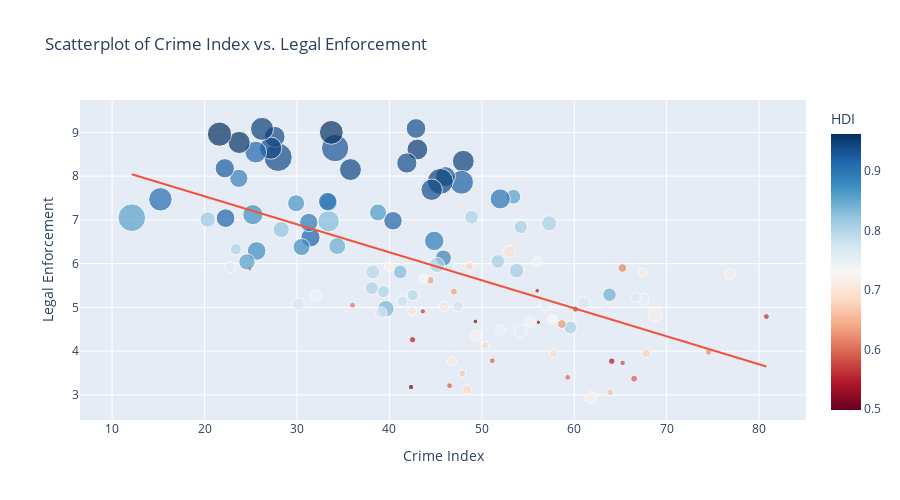

Here is the notebook cell this chart was saved with:
### Code cell
hfi = pd.read_csv("datasets/hfi-2023.csv")
crime = pd.read_csv("datasets/crime-rate-by-country-2023.csv")

hfi2021 = hfi[hfi["year"] == 2021]
hfi2021.rename(columns = {'countries': 'country'}, inplace = True)
crimehfi = crime.join(hfi2021.set_index('country'), on='country', how = "inner")

HDI = pd.read_csv("datasets/Human Development Index.csv")
HDI_score = HDI[["Country", 'Human Development Index (2021)', 'Gross National Income Per Capita (2021)']].dropna()
HDI_score.rename(columns = {'Country': 'country', 'Human Development Index (2021)' : 'HDI', 'Gross National Income Per Capita (2021)': 'GDP'}, inplace = True)

crimehdfi = crimehfi.join(HDI_score.set_index('country'), on='country', how = "inner")

# Create scatterplot
fig = px.scatter(crimehdfi, 
                 x='crimeIndex', 
                 y='ef_legal', 
                 color='HDI',
                size='GDP',  # Use GDP_per_capita for dot sizes
                 size_max=20,  # Maximum size of the dots
                 color_continuous_scale='RdBu',  # You can choose any color scale
                 title='Scatterplot of Crime Index vs. Legal Enforcement',
                 labels={'crimeIndex': 'Crime Index', 'ef_legal': 'Legal Enforcement'},
                 trendline='ols',
                 hover_name='country')

fig.update_layout(
    height=500,
)

# Show the figure
fig.show()

### Figure 1 — Plotly figure (JSON) as saved in the notebook; plotly's stock layout.template omitted (floating-point values rounded to 4 significant figures)
{"data": [{"hovertemplate": "<b>%{hovertext}</b><br><br>Crime Index=%{x}<br>Legal Enforcement=%{y}<br>GDP=%{marker.size}<br>HDI=%{marker.color}<extra></extra>", "hovertext": ["Papua New Guinea", "South Africa", "Honduras", "Guyana", "El Salvador", "Brazil", "Jamaica", "Peru", "Angola", "Cameroon", "Namibia", "Nigeria", "Bangladesh", "Argentina", "Libya", "Dominican Republic", "Kenya", "Belarus", "Zimbabwe", "Guatemala", "Bolivia", "Fiji", "Malaysia", "Colombia", "Uganda", "Mongolia", "Tanzania", "Ecuador", "Costa Rica", "Mexico", "Kazakhstan", "Chile", "Botswana", "Algeria", "France", "Uruguay", "Cambodia", "Belize", "Paraguay", "Ethiopia", "Mauritius", "Morocco", "Iraq", "Sweden", "Nicaragua", "United States", "Ukraine", "Ghana", "Lebanon", "Myanmar", "Moldova", "United Kingdom", "Indonesia", "Greece", "Ireland", "Panama", "Italy", "Belgium", "India", "Tunisia", "Zambia", "Australia", "New Zealand", "Albania", "Pakistan", "Philippines", "Sudan", "Canada", "Sri Lanka", "Montenegro", "Malta", "Jordan", "Turkey", "Thailand", "North Macedonia", "Latvia", "Bulgaria", "Serbia", "Nepal", "Germany", "Hungary", "Luxembourg", "Norway", "Kuwait", "Lithuania", "Spain", "Azerbaijan", "Israel", "Cyprus", "Poland", "China", "Portugal", "Romania", "Singapore", "Finland", "Netherlands", "Denmark", "Bahrain", "Austria", "Saudi Arabia", "Rwanda", "Croatia", "Iceland", "Estonia", "Georgia", "Armenia", "Slovenia", "Japan", "Switzerland", "Oman", "United Arab Emirates", "Qatar"], "legendgroup": "", "marker": {"color": [0.558, 0.713, 0.621, 0.714, 0.675, 0.754, 0.709, 0.762, 0.586, 0.576, 0.615, 0.535, 0.661, 0.842, 0.718, 0.767, 0.575, 0.808, 0.593, 0.627, 0.692, 0.73, 0.803, 0.752, 0.525, 0.739, 0.549, 0.74, 0.809, 0.758, 0.811, 0.855, 0.693, 0.745, 0.903, 0.809, 0.593, 0.683, 0.717, 0.498, 0.802, 0.683, 0.686, 0.947, 0.667, 0.921, 0.773, 0.632, 0.706, 0.585, 0.767, 0.929, 0.705, 0.887, 0.945, 0.805, 0.895, 0.937, 0.633, 0.731, 0.565, 0.951, 0.937, 0.796, 0.544, 0.699, 0.508, 0.936, 0.782, 0.832, 0.918, 0.72, 0.838, 0.8, 0.77, 0.863, 0.795, 0.802, 0.602, 0.942, 0.846, 0.93, 0.961, 0.831, 0.875, 0.905, 0.745, 0.919, 0.896, 0.876, 0.768, 0.866, 0.821, 0.939, 0.94, 0.941, 0.948, 0.875, 0.916, 0.875, 0.534, 0.858, 0.959, 0.89, 0.802, 0.759, 0.918, 0.925, 0.962, 0.816, 0.911, 0.855], "coloraxis": "coloraxis", "size": [4009.0, 12950.0, 5298.0, 22460.0, 8296.0, 14370.0, 8834.0, 12250.0, 5466.0, 3621.0, 8634.0, 4790.0, 5472.0, 20930.0, 15340.0, 17990.0, 4474.0, 18850.0, 3810.0, 8723.0, 8111.0, 9980.0, 26660.0, 14380.0, 2181.0, 10590.0, 2664.0, 10310.0, 19970.0, 17900.0, 23940.0, 24560.0, 16200.0, 10800.0, 45940.0, 21270.0, 4079.0, 6309.0, 12350.0, 2361.0, 22030.0, 7303.0, 9977.0, 54490.0, 5625.0, 64770.0, 13260.0, 5745.0, 9526.0, 3851.0, 14880.0, 45220.0, 11470.0, 29000.0, 76170.0, 26960.0, 42840.0, 52290.0, 6590.0, 10260.0, 3218.0, 49240.0, 44060.0, 14130.0, 4624.0, 8920.0, 3575.0, 46810.0, 12580.0, 20840.0, 38880.0, 9924.0, 31030.0, 17030.0, 15920.0, 32800.0, 23080.0, 19120.0, 3877.0, 54530.0, 32790.0, 84650.0, 64660.0, 52920.0, 37930.0, 38350.0, 14260.0, 41520.0, 38190.0, 33030.0, 17500.0, 33150.0, 30030.0, 90920.0, 49450.0, 55980.0, 60360.0, 39500.0, 53620.0, 46110.0, 2210.0, 30130.0, 55780.0, 38050.0, 14660.0, 13160.0, 39750.0, 42270.0, 66930.0, 27050.0, 62570.0, 87130.0], "sizemode": "area", "sizeref": 227.3, "symbol": "circle"}, "mode": "markers", "name": "", "orientation": "v", "showlegend": false, "type": "scatter", "x": [80.79, 76.86, 74.54, 68.74, 67.79, 67.49, 67.42, 66.72, 66.48, 65.24, 65.21, 64.06, 63.9, 63.82, 61.78, 61.02, 60.14, 59.58, 59.3, 58.67, 57.77, 57.62, 57.29, 56.87, 56.12, 56.01, 56.0, 55.23, 54.22, 54.19, 53.77, 53.42, 52.98, 52.03, 51.99, 51.73, 51.13, 50.39, 49.37, 49.3, 48.88, 48.66, 48.42, 48.0, 47.89, 47.81, 47.42, 46.98, 46.77, 46.51, 46.35, 46.07, 45.93, 45.85, 45.51, 45.15, 44.85, 44.58, 44.43, 43.69, 43.62, 43.03, 42.88, 42.53, 42.51, 42.46, 42.34, 41.89, 41.39, 41.18, 40.39, 39.96, 39.62, 39.35, 39.12, 38.77, 38.21, 38.1, 36.01, 35.79, 34.36, 34.13, 33.72, 33.42, 33.42, 33.32, 32.02, 31.47, 31.28, 30.5, 30.14, 29.91, 28.3, 27.96, 27.59, 27.16, 26.22, 25.64, 25.54, 25.23, 24.89, 24.59, 23.75, 23.71, 23.38, 22.79, 22.28, 22.19, 21.62, 20.34, 15.23, 12.13], "xaxis": "x", "y": [4.79, 5.76, 3.98, 4.84, 3.95, 5.19, 5.8, 5.23, 3.37, 3.73, 5.9, 3.77, 3.06, 5.29, 2.94, 5.1, 4.96, 4.54, 3.4, 4.62, 3.95, 4.73, 6.92, 5.06, 4.66, 6.05, 5.38, 4.66, 6.84, 4.46, 5.84, 7.53, 6.28, 4.48, 7.48, 6.05, 3.78, 4.13, 4.35, 4.68, 7.06, 5.94, 3.12, 8.34, 3.49, 7.86, 5.03, 5.36, 3.77, 3.21, 5.96, 7.99, 5.02, 6.13, 7.88, 5.97, 6.52, 7.69, 5.62, 5.65, 4.91, 8.61, 9.09, 5.28, 4.26, 4.92, 3.18, 8.3, 5.14, 5.81, 6.98, 5.92, 4.97, 5.36, 4.88, 7.17, 5.81, 5.44, 5.05, 8.15, 6.4, 8.64, 9.0, 6.97, 7.4, 7.42, 5.27, 6.6, 6.94, 6.38, 5.07, 7.38, 6.78, 8.43, 8.9, 8.64, 9.08, 6.29, 8.55, 7.12, 5.88, 6.04, 8.77, 7.95, 6.33, 5.92, 7.04, 8.18, 8.96, 7.01, 7.47, 7.05], "yaxis": "y"}, {"hovertemplate": "<b>OLS trendline</b><br>ef_legal = -0.0640219 * crimeIndex + 8.82109<br>R<sup>2</sup>=0.330519<br><br>Crime Index=%{x}<br>Legal Enforcement=%{y} <b>(trend)</b><extra></extra>", "legendgroup": "", "marker": {"symbol": "circle"}, "mode": "lines", "name": "", "showlegend": false, "type": "scatter", "x": [12.13, 15.23, 20.34, 21.62, 22.19, 22.28, 22.79, 23.38, 23.71, 23.75, 24.59, 24.89, 25.23, 25.54, 25.64, 26.22, 27.16, 27.59, 27.96, 28.3, 29.91, 30.14, 30.5, 31.28, 31.47, 32.02, 33.32, 33.42, 33.42, 33.72, 34.13, 34.36, 35.79, 36.01, 38.1, 38.21, 38.77, 39.12, 39.35, 39.62, 39.96, 40.39, 41.18, 41.39, 41.89, 42.34, 42.46, 42.51, 42.53, 42.88, 43.03, 43.62, 43.69, 44.43, 44.58, 44.85, 45.15, 45.51, 45.85, 45.93, 46.07, 46.35, 46.51, 46.77, 46.98, 47.42, 47.81, 47.89, 48.0, 48.42, 48.66, 48.88, 49.3, 49.37, 50.39, 51.13, 51.73, 51.99, 52.03, 52.98, 53.42, 53.77, 54.19, 54.22, 55.23, 56.0, 56.01, 56.12, 56.87, 57.29, 57.62, 57.77, 58.67, 59.3, 59.58, 60.14, 61.02, 61.78, 63.82, 63.9, 64.06, 65.21, 65.24, 66.48, 66.72, 67.42, 67.49, 67.79, 68.74, 74.54, 76.86, 80.79], "xaxis": "x", "y": [8.045, 7.846, 7.519, 7.437, 7.4, 7.395, 7.362, 7.324, 7.303, 7.301, 7.247, 7.228, 7.206, 7.186, 7.18, 7.142, 7.082, 7.055, 7.031, 7.009, 6.906, 6.891, 6.868, 6.818, 6.806, 6.771, 6.688, 6.681, 6.681, 6.662, 6.636, 6.621, 6.53, 6.516, 6.382, 6.375, 6.339, 6.317, 6.302, 6.285, 6.263, 6.235, 6.185, 6.171, 6.139, 6.11, 6.103, 6.1, 6.098, 6.076, 6.066, 6.028, 6.024, 5.977, 5.967, 5.95, 5.931, 5.907, 5.886, 5.881, 5.872, 5.854, 5.843, 5.827, 5.813, 5.785, 5.76, 5.755, 5.748, 5.721, 5.706, 5.692, 5.665, 5.66, 5.595, 5.548, 5.509, 5.493, 5.49, 5.429, 5.401, 5.379, 5.352, 5.35, 5.285, 5.236, 5.235, 5.228, 5.18, 5.153, 5.132, 5.123, 5.065, 5.025, 5.007, 4.971, 4.914, 4.866, 4.735, 4.73, 4.72, 4.646, 4.644, 4.565, 4.55, 4.505, 4.5, 4.481, 4.42, 4.049, 3.9, 3.649], "yaxis": "y"}], "layout": {"coloraxis": {"colorbar": {"title": {"text": "HDI"}}, "colorscale": [[0.0, "rgb(103,0,31)"], [0.1, "rgb(178,24,43)"], [0.2, "rgb(214,96,77)"], [0.3, "rgb(244,165,130)"], [0.4, "rgb(253,219,199)"], [0.5, "rgb(247,247,247)"], [0.6, "rgb(209,229,240)"], [0.7, "rgb(146,197,222)"], [0.8, "rgb(67,147,195)"], [0.9, "rgb(33,102,172)"], [1.0, "rgb(5,48,97)"]]}, "height": 500, "legend": {"itemsizing": "constant", "tracegroupgap": 0}, "title": {"text": "Scatterplot of Crime Index vs. Legal Enforcement"}, "xaxis": {"anchor": "y", "domain": [0.0, 1.0], "title": {"text": "Crime Index"}}, "yaxis": {"anchor": "x", "domain": [0.0, 1.0], "title": {"text": "Legal Enforcement"}}}}
